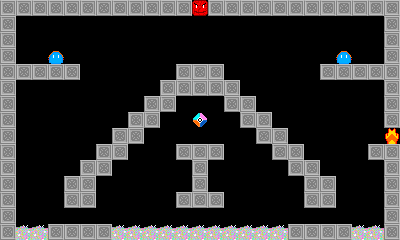

Below is a game level as drawn by its tile map, then a one-line description and the .tmx file that defines it, in full:
An orthogonal 25x15 tile map with 16x16 px tiles, 1 tile layer (Tile Layer 1).

<map version="1.0" orientation="orthogonal" renderorder="right-down" width="25" height="15" tilewidth="16" tileheight="16" nextobjectid="1">
 <tileset firstgid="1" name="base" tilewidth="16" tileheight="16" spacing="1" tilecount="13">
  <image source="../graphics/tile.png" width="221" height="16" />
 </tileset>
 <layer name="Tile Layer 1" width="25" height="15">
  <data>
   <tile gid="1" />
   <tile gid="1" />
   <tile gid="1" />
   <tile gid="1" />
   <tile gid="1" />
   <tile gid="1" />
   <tile gid="1" />
   <tile gid="1" />
   <tile gid="1" />
   <tile gid="1" />
   <tile gid="1" />
   <tile gid="1" />
   <tile gid="3" />
   <tile gid="1" />
   <tile gid="1" />
   <tile gid="1" />
   <tile gid="1" />
   <tile gid="1" />
   <tile gid="1" />
   <tile gid="1" />
   <tile gid="1" />
   <tile gid="1" />
   <tile gid="1" />
   <tile gid="1" />
   <tile gid="1" />
   <tile gid="1" />
   <tile gid="0" />
   <tile gid="0" />
   <tile gid="0" />
   <tile gid="0" />
   <tile gid="0" />
   <tile gid="0" />
   <tile gid="0" />
   <tile gid="0" />
   <tile gid="0" />
   <tile gid="0" />
   <tile gid="0" />
   <tile gid="0" />
   <tile gid="0" />
   <tile gid="0" />
   <tile gid="0" />
   <tile gid="0" />
   <tile gid="0" />
   <tile gid="0" />
   <tile gid="0" />
   <tile gid="0" />
   <tile gid="0" />
   <tile gid="0" />
   <tile gid="0" />
   <tile gid="1" />
   <tile gid="1" />
   <tile gid="0" />
   <tile gid="0" />
   <tile gid="0" />
   <tile gid="0" />
   <tile gid="0" />
   <tile gid="0" />
   <tile gid="0" />
   <tile gid="0" />
   <tile gid="0" />
   <tile gid="0" />
   <tile gid="0" />
   <tile gid="0" />
   <tile gid="0" />
   <tile gid="0" />
   <tile gid="0" />
   <tile gid="0" />
   <tile gid="0" />
   <tile gid="0" />
   <tile gid="0" />
   <tile gid="0" />
   <tile gid="0" />
   <tile gid="0" />
   <tile gid="0" />
   <tile gid="1" />
   <tile gid="1" />
   <tile gid="0" />
   <tile gid="0" />
   <tile gid="4" />
   <tile gid="0" />
   <tile gid="0" />
   <tile gid="0" />
   <tile gid="0" />
   <tile gid="0" />
   <tile gid="0" />
   <tile gid="0" />
   <tile gid="0" />
   <tile gid="0" />
   <tile gid="0" />
   <tile gid="0" />
   <tile gid="0" />
   <tile gid="0" />
   <tile gid="0" />
   <tile gid="0" />
   <tile gid="0" />
   <tile gid="0" />
   <tile gid="4" />
   <tile gid="0" />
   <tile gid="0" />
   <tile gid="1" />
   <tile gid="1" />
   <tile gid="1" />
   <tile gid="1" />
   <tile gid="1" />
   <tile gid="1" />
   <tile gid="0" />
   <tile gid="0" />
   <tile gid="0" />
   <tile gid="0" />
   <tile gid="0" />
   <tile gid="0" />
   <tile gid="1" />
   <tile gid="1" />
   <tile gid="1" />
   <tile gid="0" />
   <tile gid="0" />
   <tile gid="0" />
   <tile gid="0" />
   <tile gid="0" />
   <tile gid="0" />
   <tile gid="1" />
   <tile gid="1" />
   <tile gid="1" />
   <tile gid="1" />
   <tile gid="1" />
   <tile gid="1" />
   <tile gid="0" />
   <tile gid="0" />
   <tile gid="0" />
   <tile gid="0" />
   <tile gid="0" />
   <tile gid="0" />
   <tile gid="0" />
   <tile gid="0" />
   <tile gid="0" />
   <tile gid="1" />
   <tile gid="1" />
   <tile gid="1" />
   <tile gid="1" />
   <tile gid="1" />
   <tile gid="0" />
   <tile gid="0" />
   <tile gid="0" />
   <tile gid="0" />
   <tile gid="0" />
   <tile gid="0" />
   <tile gid="0" />
   <tile gid="0" />
   <tile gid="0" />
   <tile gid="1" />
   <tile gid="1" />
   <tile gid="0" />
   <tile gid="0" />
   <tile gid="0" />
   <tile gid="0" />
   <tile gid="0" />
   <tile gid="0" />
   <tile gid="0" />
   <tile gid="0" />
   <tile gid="1" />
   <tile gid="1" />
   <tile gid="0" />
   <tile gid="0" />
   <tile gid="0" />
   <tile gid="1" />
   <tile gid="1" />
   <tile gid="0" />
   <tile gid="0" />
   <tile gid="0" />
   <tile gid="0" />
   <tile gid="0" />
   <tile gid="0" />
   <tile gid="0" />
   <tile gid="0" />
   <tile gid="1" />
   <tile gid="1" />
   <tile gid="0" />
   <tile gid="0" />
   <tile gid="0" />
   <tile gid="0" />
   <tile gid="0" />
   <tile gid="0" />
   <tile gid="0" />
   <tile gid="1" />
   <tile gid="1" />
   <tile gid="0" />
   <tile gid="0" />
   <tile gid="10" />
   <tile gid="0" />
   <tile gid="0" />
   <tile gid="1" />
   <tile gid="1" />
   <tile gid="0" />
   <tile gid="0" />
   <tile gid="0" />
   <tile gid="0" />
   <tile gid="0" />
   <tile gid="0" />
   <tile gid="0" />
   <tile gid="1" />
   <tile gid="1" />
   <tile gid="0" />
   <tile gid="0" />
   <tile gid="0" />
   <tile gid="0" />
   <tile gid="0" />
   <tile gid="0" />
   <tile gid="1" />
   <tile gid="1" />
   <tile gid="0" />
   <tile gid="0" />
   <tile gid="0" />
   <tile gid="0" />
   <tile gid="0" />
   <tile gid="0" />
   <tile gid="0" />
   <tile gid="1" />
   <tile gid="1" />
   <tile gid="0" />
   <tile gid="0" />
   <tile gid="0" />
   <tile gid="0" />
   <tile gid="0" />
   <tile gid="0" />
   <tile gid="2" />
   <tile gid="1" />
   <tile gid="0" />
   <tile gid="0" />
   <tile gid="0" />
   <tile gid="0" />
   <tile gid="0" />
   <tile gid="1" />
   <tile gid="1" />
   <tile gid="0" />
   <tile gid="0" />
   <tile gid="0" />
   <tile gid="1" />
   <tile gid="1" />
   <tile gid="1" />
   <tile gid="0" />
   <tile gid="0" />
   <tile gid="0" />
   <tile gid="1" />
   <tile gid="1" />
   <tile gid="0" />
   <tile gid="0" />
   <tile gid="0" />
   <tile gid="0" />
   <tile gid="1" />
   <tile gid="1" />
   <tile gid="1" />
   <tile gid="0" />
   <tile gid="0" />
   <tile gid="0" />
   <tile gid="0" />
   <tile gid="1" />
   <tile gid="1" />
   <tile gid="0" />
   <tile gid="0" />
   <tile gid="0" />
   <tile gid="0" />
   <tile gid="0" />
   <tile gid="1" />
   <tile gid="0" />
   <tile gid="0" />
   <tile gid="0" />
   <tile gid="0" />
   <tile gid="0" />
   <tile gid="1" />
   <tile gid="1" />
   <tile gid="0" />
   <tile gid="0" />
   <tile gid="0" />
   <tile gid="0" />
   <tile gid="1" />
   <tile gid="1" />
   <tile gid="0" />
   <tile gid="0" />
   <tile gid="0" />
   <tile gid="1" />
   <tile gid="1" />
   <tile gid="0" />
   <tile gid="0" />
   <tile gid="0" />
   <tile gid="0" />
   <tile gid="0" />
   <tile gid="0" />
   <tile gid="1" />
   <tile gid="0" />
   <tile gid="0" />
   <tile gid="0" />
   <tile gid="0" />
   <tile gid="0" />
   <tile gid="0" />
   <tile gid="1" />
   <tile gid="1" />
   <tile gid="0" />
   <tile gid="0" />
   <tile gid="0" />
   <tile gid="1" />
   <tile gid="1" />
   <tile gid="0" />
   <tile gid="0" />
   <tile gid="0" />
   <tile gid="1" />
   <tile gid="1" />
   <tile gid="0" />
   <tile gid="0" />
   <tile gid="0" />
   <tile gid="0" />
   <tile gid="0" />
   <tile gid="1" />
   <tile gid="1" />
   <tile gid="1" />
   <tile gid="0" />
   <tile gid="0" />
   <tile gid="0" />
   <tile gid="0" />
   <tile gid="0" />
   <tile gid="1" />
   <tile gid="1" />
   <tile gid="0" />
   <tile gid="0" />
   <tile gid="0" />
   <tile gid="1" />
   <tile gid="1" />
   <tile gid="0" />
   <tile gid="0" />
   <tile gid="0" />
   <tile gid="0" />
   <tile gid="0" />
   <tile gid="0" />
   <tile gid="0" />
   <tile gid="0" />
   <tile gid="0" />
   <tile gid="0" />
   <tile gid="0" />
   <tile gid="0" />
   <tile gid="0" />
   <tile gid="0" />
   <tile gid="0" />
   <tile gid="0" />
   <tile gid="0" />
   <tile gid="0" />
   <tile gid="0" />
   <tile gid="0" />
   <tile gid="0" />
   <tile gid="0" />
   <tile gid="0" />
   <tile gid="1" />
   <tile gid="1" />
   <tile gid="5" />
   <tile gid="5" />
   <tile gid="1" />
   <tile gid="1" />
   <tile gid="1" />
   <tile gid="1" />
   <tile gid="5" />
   <tile gid="5" />
   <tile gid="5" />
   <tile gid="5" />
   <tile gid="5" />
   <tile gid="5" />
   <tile gid="5" />
   <tile gid="5" />
   <tile gid="5" />
   <tile gid="5" />
   <tile gid="5" />
   <tile gid="1" />
   <tile gid="1" />
   <tile gid="1" />
   <tile gid="1" />
   <tile gid="5" />
   <tile gid="5" />
   <tile gid="1" />
  </data>
 </layer>
</map>
